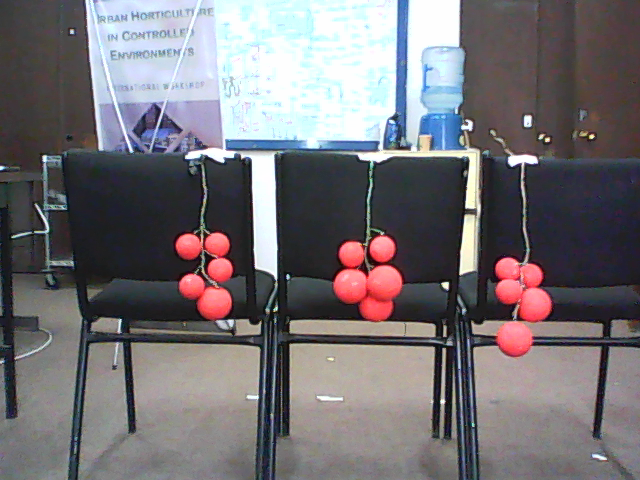
#> input picture left_test_1/test_tomatoes_left_1.png, 640 x 480 px, given as the content of the folder C:/Users/Jared/Documents/python_scripts/right_test_1, which was not available
$ python image_segmentation.py
#> lines starting #> are read from the running program, lines starting #| are printed output that depends on the picture; after the words box and inside, x2 and y2 are one past the last pixel; in counts of white or black regions, pixels touching at a corner belong together; pictures that were not available may be replaced by others from this repository, and a replacement may not be noted
# TOMATO SEGMENTATION
import glob
import cv2
import numpy as np
img_path = 'C:/Users/Jared/Documents/python_scripts/'
#images_left = glob.glob(img_path + 'test1_rectified_images_left/*.PNG')
#images_right = glob.glob(img_path + 'test1_rectified_images_right/*.PNG')
images_left = glob.glob(img_path + 'left_test_1/*.PNG')
images_right = glob.glob(img_path + 'right_test_1/*.PNG')
images_left.sort()
images_right.sort()
erosion_kernel = np.ones((3, 3), np.uint8)
blur_kernel = (1, 1)
minup = (165, 40, 170)
maxup = (185, 255, 255)
minlow = (0, 55, 200)
maxlow = (20, 255, 255)
for i, fname in enumerate(images_right):
    img2 = cv2.imread(images_right[i])
#> img2 is the input picture: shape (480, 640, 3); mean B, G, R 116.8, 112.6, 116.5
    img1 = cv2.imread(images_left[i])
    cv2.imshow("Original Left Image", img1)
    cv2.imshow("Original RIght Image", img2)
    cv2.waitKey(800)
    # convert to hsv
    hsv1 = cv2.cvtColor(img1, cv2.COLOR_BGR2HSV)
#> hsv1: shape (480, 640, 3); mean H, S, V 88, 44.5, 126.5
    hsv2 = cv2.cvtColor(img2, cv2.COLOR_BGR2HSV)

    # mask of red (36,0,0) ~ (255, 255,70)
    mask_upper1 = cv2.inRange(hsv1, minup, maxup)
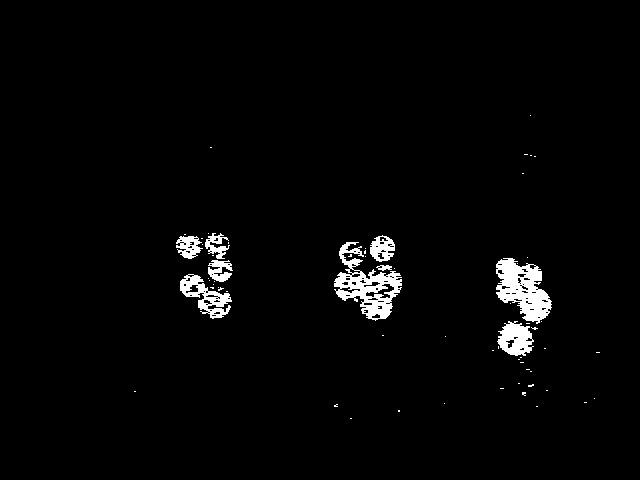
#> mask_upper1: shape (480, 640); 2.5% white; 64 white regions (55 under 20 px), largest, box (x1, y1, x2, y2) and area: (334, 242, 402, 321) 2079, (496, 258, 552, 324) 2064, (180, 274, 232, 319) 920
    mask_lower1 = cv2.inRange(hsv1, minlow, maxlow)
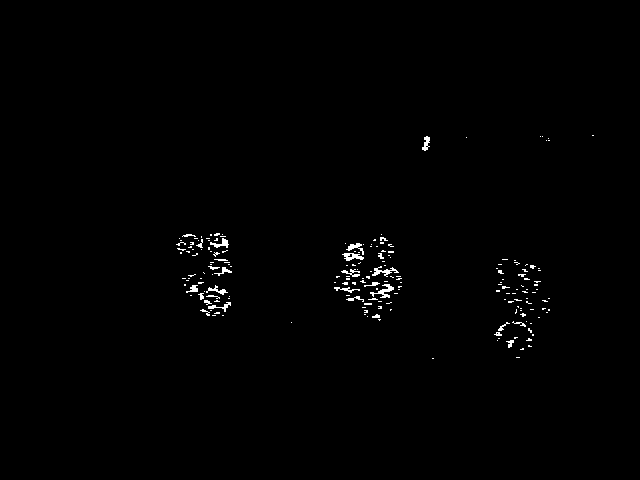
#> mask_lower1: shape (480, 640); 0.72% white in thin lines or dots, all inside (x1, y1, x2, y2) = (176, 135, 594, 359)
    mask_upper2 = cv2.inRange(hsv2, minup, maxup)
    mask_lower2 = cv2.inRange(hsv2, minlow, maxlow)
    imask_upper1 = mask_upper1 > 0
    imask_lower1 = mask_lower1 > 0
    imask_upper2 = mask_upper2 > 0
    imask_lower2 = mask_lower2 > 0

    # slice the red upper hue
    red_upper1 = np.zeros_like(img1, np.uint8)
    red_lower1 = np.zeros_like(img1, np.uint8)
    red_upper1[imask_upper1] = img1[imask_upper1]
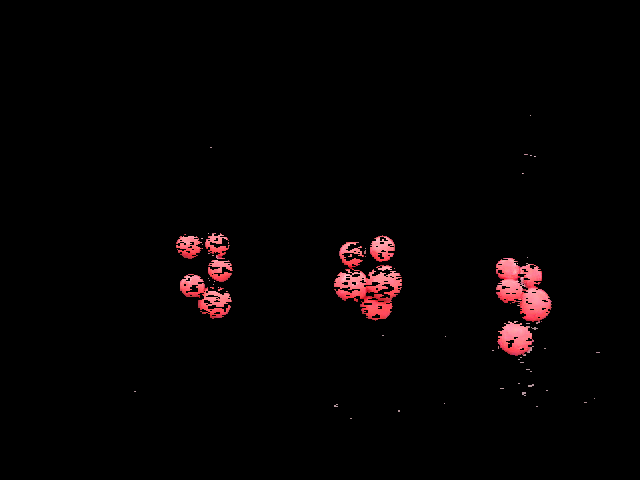
#> red_upper1: shape (480, 640, 3); mean B, G, R 3, 2.7, 6
    red_lower1[imask_lower1] = img1[imask_lower1]
    # slice the red upper hue
    red_upper2 = np.zeros_like(img2, np.uint8)
    red_lower2 = np.zeros_like(img2, np.uint8)
    red_upper2[imask_upper2] = img2[imask_upper2]
    red_lower2[imask_lower2] = img2[imask_lower2]
    """red_upper1 = cv2.inRange(hsv1, minup, maxup)
    red_lower1 = cv2.inRange(hsv1, minlow, maxlow)
    red_upper2 = cv2.inRange(hsv2, minup, maxup)
    red_lower2 = cv2.inRange(hsv2, minlow, maxlow)"""
    # Add both images
    red1 = cv2.addWeighted(red_upper1, 1, red_lower1, 1, 0, None)
    red2 = cv2.addWeighted(red_upper2, 1, red_lower2, 1, 0, None)

    # Eroding clusters
    red_eroded1 = cv2.erode(red1, erosion_kernel, iterations=1)
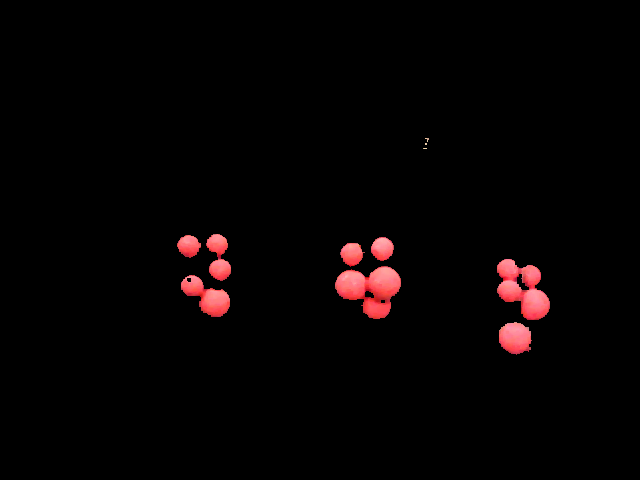
#> red_eroded1: shape (480, 640, 3); mean B, G, R 2.8, 2.6, 6.4
    red_eroded2 = cv2.erode(red2, erosion_kernel, iterations=1)

    # Applying gaussian filter
    red_blured1 = cv2.GaussianBlur(red_eroded1, blur_kernel, 0)
    red_blured2 = cv2.GaussianBlur(red_eroded2, blur_kernel, 0)

    #cv2.imwrite(img_path + 'test1_segmented_images_left/' + 'rectandsegm_left_' + '{}'.format(i) + '.png', red_eroded1)
    #cv2.imwrite(img_path + 'test1_segmented_images_right/' + 'rectandsegm_right_' + '{}'.format(i) + '.png', red_eroded2)
    cv2.imwrite(img_path + 'only_segmented_left_test1/' + 'segmented_left_' + '{}'.format(i) + '.png', red_eroded1)
    cv2.imwrite(img_path + 'only_segmented_right_test1/' + 'segmented_right_' + '{}'.format(i) + '.png', red_eroded2)
    cv2.imshow('Left Segmented', red_blured1)
    cv2.imshow('Right Segmented', red_blured2)
    #cv2.imshow('Left Lower', red_lower2)
    #cv2.imshow('Right Upper', red_upper2)

print('The segmented images have been saved succesfully!')
cv2.waitKey(0)
cv2.destroyAllWindows()

$ run again, on left_test_1/test_tomatoes_left_16.png
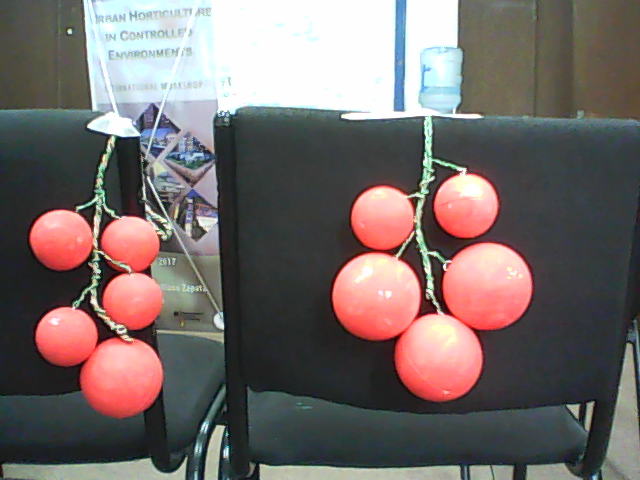
#> input picture left_test_1/test_tomatoes_left_16.png, 640 x 480 px, given as the content of the folder C:/Users/Jared/Documents/python_scripts/right_test_1, which was not available
#> img2 is the input picture: shape (480, 640, 3); mean B, G, R 105.1, 106.7, 116.5
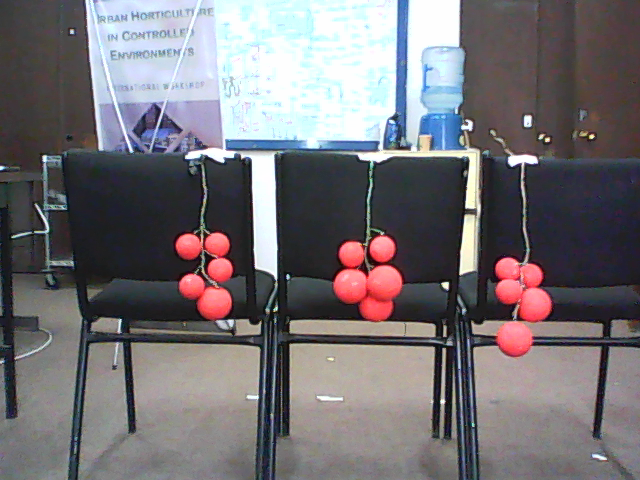
#> input picture left_test_1/test_tomatoes_left_1.png, 640 x 480 px
#> img1 is the input picture: shape (480, 640, 3); mean B, G, R 116.8, 112.6, 116.5
#> hsv1: shape (480, 640, 3); mean H, S, V 88, 44.5, 126.5
#> hsv2: shape (480, 640, 3); mean H, S, V 68.6, 50.9, 124.7
#> mask_upper1: shape (480, 640); 2.5% white; 64 white regions (55 under 20 px), largest, box (x1, y1, x2, y2) and area: (334, 242, 402, 321) 2079, (496, 258, 552, 324) 2064, (180, 274, 232, 319) 920
#> mask_lower1: shape (480, 640); 0.72% white in thin lines or dots, all inside (x1, y1, x2, y2) = (176, 135, 594, 359)
#> mask_upper2: shape (480, 640); 2.1% white; 470 white regions (397 under 20 px), largest, box (x1, y1, x2, y2) and area: (472, 298, 527, 330) 466, (98, 392, 154, 407) 277, (442, 362, 476, 387) 274
#> mask_lower2: shape (480, 640); 9.4% white; 158 white regions (143 under 20 px), largest, box (x1, y1, x2, y2) and area: (333, 243, 532, 399) 11459, (36, 307, 162, 414) 5731, (352, 186, 416, 250) 2574
#> `red_eroded2 = cv2.erode(red2, erosion_kernel, iterations=1)`:
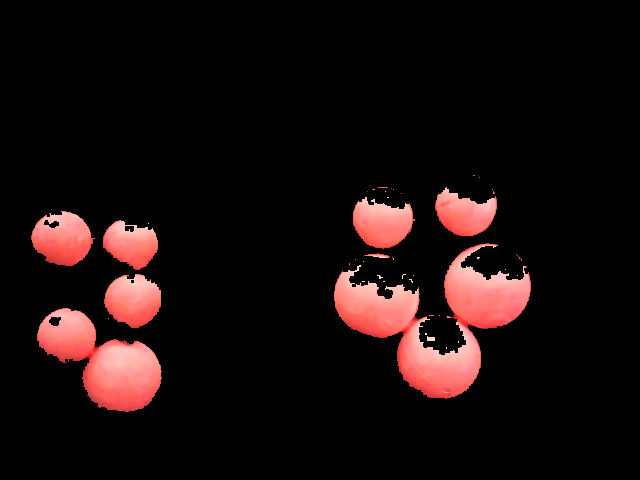
#> red_eroded2: shape (480, 640, 3); mean B, G, R 12.4, 12.9, 24.5

$ run again, on left_test_1/test_tomatoes_left_17.png
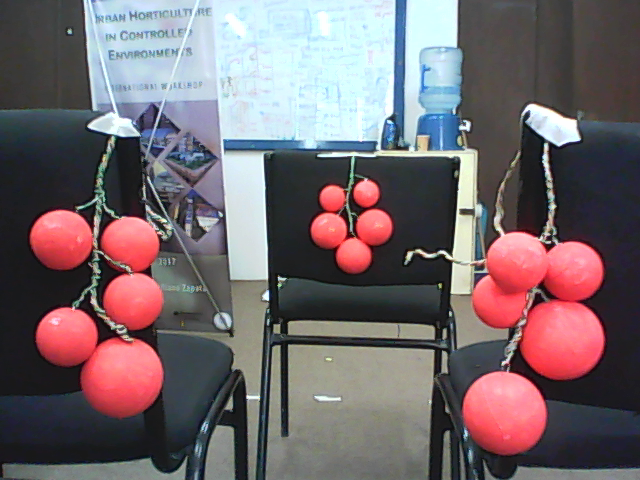
#> input picture left_test_1/test_tomatoes_left_17.png, 640 x 480 px, given as the content of the folder C:/Users/Jared/Documents/python_scripts/right_test_1, which was not available
#> img2 is the input picture: shape (480, 640, 3); mean B, G, R 108.3, 103.8, 115.8
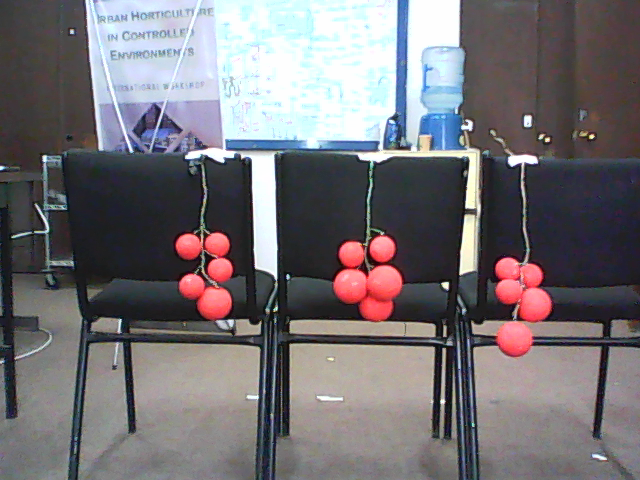
#> input picture left_test_1/test_tomatoes_left_1.png, 640 x 480 px
#> img1 is the input picture: shape (480, 640, 3); mean B, G, R 116.8, 112.6, 116.5
#> hsv1: shape (480, 640, 3); mean H, S, V 88, 44.5, 126.5
#> hsv2: shape (480, 640, 3); mean H, S, V 94.1, 59.4, 128.4
#> mask_upper1: shape (480, 640); 2.5% white; 64 white regions (55 under 20 px), largest, box (x1, y1, x2, y2) and area: (334, 242, 402, 321) 2079, (496, 258, 552, 324) 2064, (180, 274, 232, 319) 920
#> mask_lower1: shape (480, 640); 0.72% white in thin lines or dots, all inside (x1, y1, x2, y2) = (176, 135, 594, 359)
#> mask_upper2: shape (480, 640); 10.3% white; 76 white regions (63 under 20 px), largest, box (x1, y1, x2, y2) and area: (474, 232, 604, 379) 11937, (36, 307, 163, 411) 6386, (463, 371, 546, 452) 4905
#> mask_lower2: shape (480, 640); 1.5% white in thin lines or dots, all inside (x1, y1, x2, y2) = (31, 109, 600, 447)
#> `red_eroded2 = cv2.erode(red2, erosion_kernel, iterations=1)`:
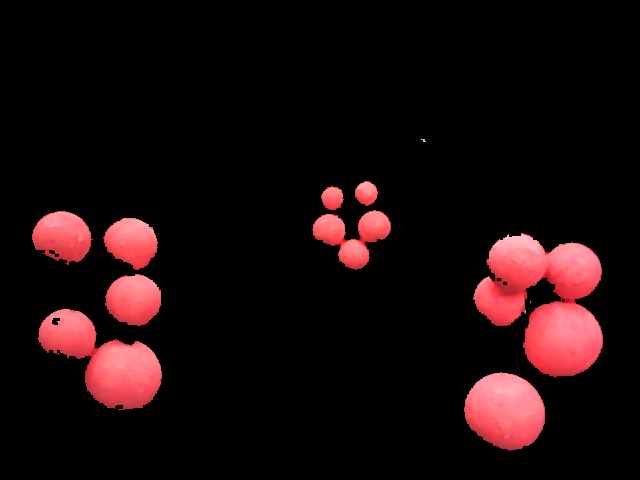
#> red_eroded2: shape (480, 640, 3); mean B, G, R 11.8, 10.8, 26

$ run again, on left_test_1/test_tomatoes_left_18.png
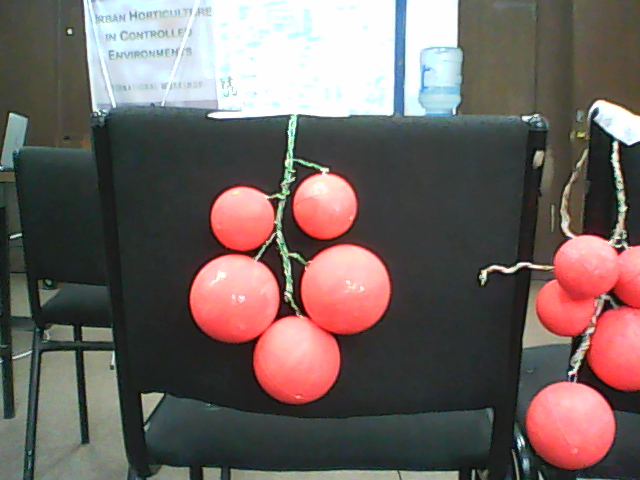
#> input picture left_test_1/test_tomatoes_left_18.png, 640 x 480 px, given as the content of the folder C:/Users/Jared/Documents/python_scripts/right_test_1, which was not available
#> img2 is the input picture: shape (480, 640, 3); mean B, G, R 97.2, 100.3, 111.6
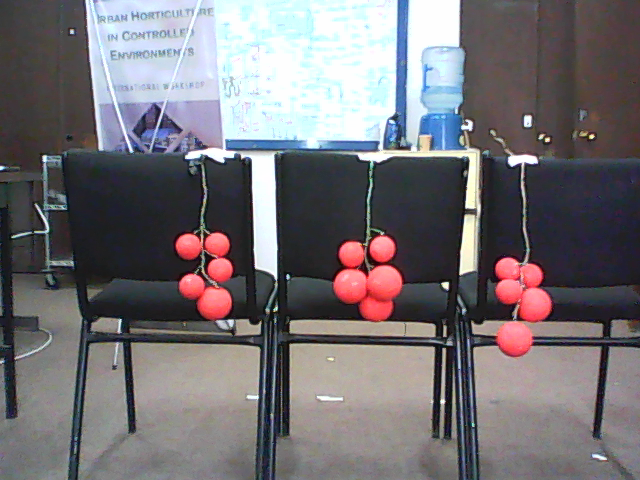
#> input picture left_test_1/test_tomatoes_left_1.png, 640 x 480 px
#> img1 is the input picture: shape (480, 640, 3); mean B, G, R 116.8, 112.6, 116.5
#> hsv1: shape (480, 640, 3); mean H, S, V 88, 44.5, 126.5
#> hsv2: shape (480, 640, 3); mean H, S, V 64.2, 54.7, 119.3
#> mask_upper1: shape (480, 640); 2.5% white; 64 white regions (55 under 20 px), largest, box (x1, y1, x2, y2) and area: (334, 242, 402, 321) 2079, (496, 258, 552, 324) 2064, (180, 274, 232, 319) 920
#> mask_lower1: shape (480, 640); 0.72% white in thin lines or dots, all inside (x1, y1, x2, y2) = (176, 135, 594, 359)
#> mask_upper2: shape (480, 640); 4.2% white; 347 white regions (282 under 20 px), largest, box (x1, y1, x2, y2) and area: (532, 381, 616, 464) 3201, (552, 304, 640, 383) 2447, (554, 237, 640, 289) 1579
#> mask_lower2: shape (480, 640); 8.3% white; 209 white regions (164 under 20 px), largest, box (x1, y1, x2, y2) and area: (190, 245, 390, 401) 13919, (211, 187, 276, 249) 2654, (294, 174, 356, 239) 2165
#> `red_eroded2 = cv2.erode(red2, erosion_kernel, iterations=1)`:
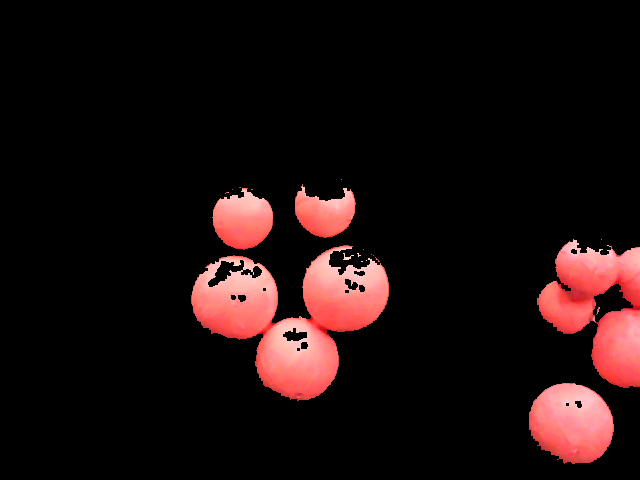
#> red_eroded2: shape (480, 640, 3); mean B, G, R 13.8, 14, 28
